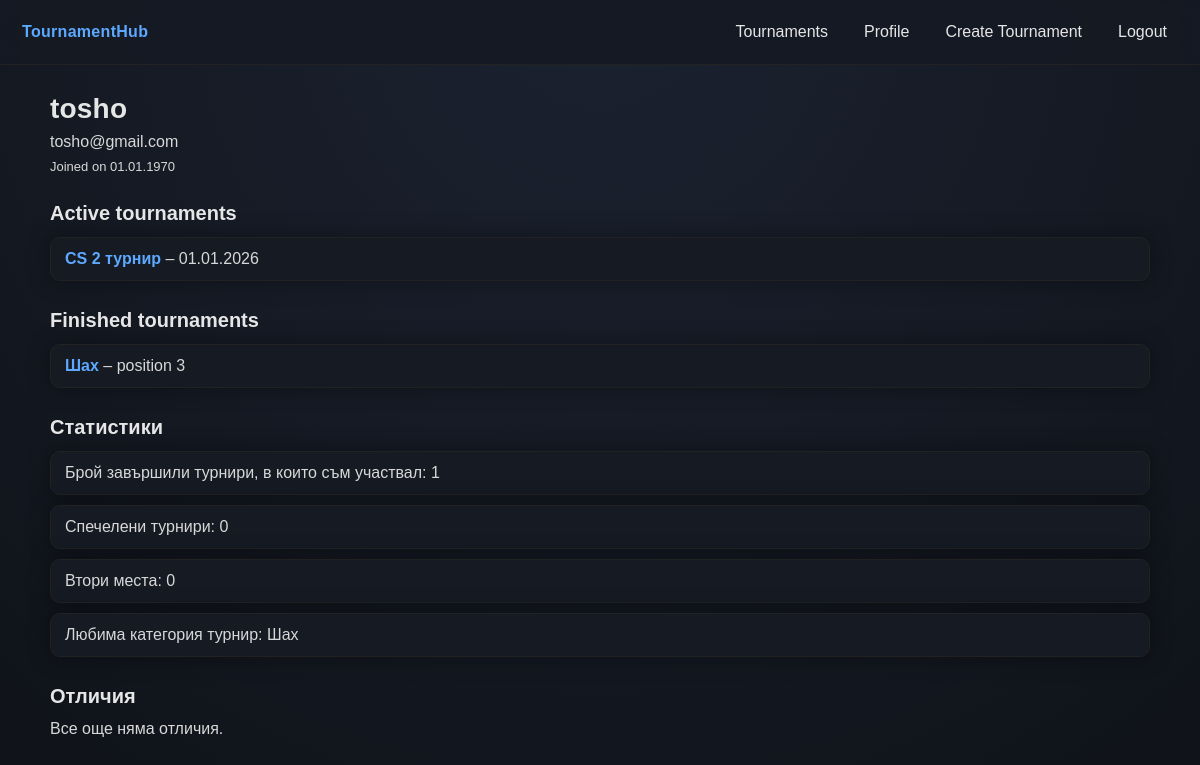
The page /user.php (signed in) on the database its author committed.
### tables this page shows
CREATE TABLE User (
    id INT UNSIGNED AUTO_INCREMENT PRIMARY KEY,
    username VARCHAR(63) NOT NULL UNIQUE,
    email VARCHAR(255) NOT NULL UNIQUE,
    password_hash VARCHAR(255) NOT NULL,
    description VARCHAR(255),
    created_at TIMESTAMP DEFAULT CURRENT_TIMESTAMP
);

CREATE TABLE Tournament (
    id INT UNSIGNED AUTO_INCREMENT PRIMARY KEY,
    name VARCHAR(63) NOT NULL,
    description VARCHAR(255),
    category VARCHAR(63),
    start_datetime DATETIME NOT NULL,
    end_datetime DATETIME NOT NULL,
    status ENUM('upcoming', 'ongoing', 'finished') NOT NULL DEFAULT 'upcoming',
    capacity INT UNSIGNED NOT NULL,
    spots_taken INT UNSIGNED NOT NULL DEFAULT 0, 
    is_team_based BOOLEAN NOT NULL,
    creator_user_id INT UNSIGNED NOT NULL,
    CONSTRAINT fk_tournament_creator
        FOREIGN KEY (creator_user_id)
        REFERENCES User(id)
        ON DELETE CASCADE
        ON UPDATE CASCADE 
);

CREATE TABLE Participates (
    user_id INT UNSIGNED NOT NULL,
    tournament_id INT UNSIGNED NOT NULL,
    team_name VARCHAR(63) NOT NULL,
    result_position INT UNSIGNED DEFAULT NULL,
    joined_at TIMESTAMP DEFAULT CURRENT_TIMESTAMP,
    PRIMARY KEY(user_id, tournament_id),
    CONSTRAINT fk_tournament_id
        FOREIGN KEY (tournament_id)
        REFERENCES Tournament(id)
        ON DELETE CASCADE
        ON UPDATE CASCADE,
    CONSTRAINT fk_user_id
        FOREIGN KEY (user_id)
        REFERENCES User(id)
        ON DELETE CASCADE
        ON UPDATE CASCADE     
);

### user.php (the view, shortened to what this page needs)
<?php
require "db.php";
$userId = $_SESSION['user_id'] ?? null;
$stmt = mysqli_prepare(
    $conn,
    "SELECT username, email, description, created_at
     FROM User
     WHERE id = ?"
);
mysqli_stmt_bind_param($stmt, "i", $userId);
mysqli_stmt_execute($stmt);
$result = mysqli_stmt_get_result($stmt);
$user = mysqli_fetch_assoc($result);
$stmt = mysqli_prepare(
    $conn,
    "SELECT t.id, t.name, t.start_datetime
     FROM Tournament t
     JOIN Participates p ON p.tournament_id = t.id
     WHERE p.user_id = ?
       AND t.status != 'finished'"
);
mysqli_stmt_bind_param($stmt, "i", $userId);
mysqli_stmt_execute($stmt);
$result = mysqli_stmt_get_result($stmt);
$activeTournaments = [];
while ($row = mysqli_fetch_assoc($result)) {
    $activeTournaments[] = $row;
}
$stmt = mysqli_prepare(
    $conn,
    "SELECT t.id, t.name, t.category, p.result_position
     FROM Tournament t
     JOIN Participates p ON p.tournament_id = t.id
     WHERE p.user_id = ?
       AND t.status = 'finished'"
);
mysqli_stmt_bind_param($stmt, "i", $userId);
mysqli_stmt_execute($stmt);
$result = mysqli_stmt_get_result($stmt);
$finishedTournaments = [];
while ($row = mysqli_fetch_assoc($result)) {
    $finishedTournaments[] = $row;
}
?>
<!DOCTYPE html>
<html lang="bg">
<head>
    <link rel="stylesheet" href="style.css">
</head>
<body>
<header class="navbar">
    <div class="logo"><a href="home.php">TournamentHub</a></div>
    <nav>
        <a href="home.php">Tournaments</a>
        <a href="user.php">Profile</a>
        <a href="create_tournament.php">Create Tournament</a>
        <a href="handlers/logout_handler.php">Logout</a>
    </nav>
</header>
<main class="container">
    <h1><?= htmlspecialchars($user['username']) ?></h1>
    <p><?= htmlspecialchars($user['email']) ?></p>
    <p class="meta">Joined on <?= date("d.m.Y", strtotime($user['created_at'])) ?></p>
    <h2>Active tournaments</h2>
    <?php if (empty($activeTournaments)): ?>
        <p>No active tournaments.</p>
    <?php else: ?>
        <ul>
            <?php foreach ($activeTournaments as $t): ?>
                <li>
                    <a href="tournament.php?id=<?= (int)$t['id'] ?>">
                        <?= htmlspecialchars($t['name']) ?>
                    </a>
                    – <?= date("d.m.Y", strtotime($t['start_datetime'])) ?>
                </li>
            <?php endforeach; ?>
        </ul>
    <?php endif; ?>
    <h2>Finished tournaments</h2>
    <?php if (empty($finishedTournaments)): ?>
        <p>No finished tournaments.</p>
    <?php else: ?>
        <ul>
            <?php foreach ($finishedTournaments as $t): ?>
                <li>
                    <a href="tournament.php?id=<?= (int)$t['id'] ?>">
                        <?= htmlspecialchars($t['name']) ?>
                    </a>
                    – position <?= htmlspecialchars((string)$t['result_position']) ?>
                </li>
            <?php endforeach; ?>
        </ul>
    <?php endif; ?>
    <?php
    $stats = [
        'participated' => count($finishedTournaments),
        'wins' => 0,
        'runner_ups' => 0,
        'position_7' => 0.
    ];
   $badges = [];
    $categoryCount = [];
    foreach ($finishedTournaments as $t) {
        $cat = $t['category'] ?? 'Няма категория';
        if (!isset($categoryCount[$cat])) {
            $categoryCount[$cat] = 0;
        }
        $categoryCount[$cat]++;
    }
    $favoriteCategory = null;
    if (!empty($categoryCount)) {
        arsort($categoryCount);
        $favoriteCategory = array_key_first($categoryCount);
    }
    ?>
    <h2>Статистики</h2>
    <ul>
        <li>Брой завършили турнири, в които съм участвал: <?= $stats['participated'] ?></li>
        <li>Спечелени турнири: <?= $stats['wins'] ?></li>
        <li>Втори места: <?= $stats['runner_ups'] ?></li>
        <li>Любима категория турнир: <?= htmlspecialchars($favoriteCategory ?? 'Няма') ?></li>
    </ul>
    <h2>Отличия</h2>
    <?php if (empty($badges)): ?>
        <p>Все още няма отличия.</p>
    <?php endif; ?>
</main>
</body>
</html>

### style.css (style rules this page uses)
:root { --bg1:#1b2230; --bg2:#0f1218; --text:#e6e6e6; --muted:#aaa; --card:#151a23; --border:#222; --primary:#5da9ff; --primaryHover:#7bbcff; --shadow: 0 0 40px rgba(0,0,0,.55); }
* { box-sizing:border-box; font-family: Arial, sans-serif; }
body { margin:0; min-height:100vh; background: radial-gradient(circle at top, var(--bg1), var(--bg2)); color:var(--text); }
a { color:var(--primary); text-decoration:none; }
.navbar { position: sticky; top: 0; z-index: 10; display:flex; align-items:center; justify-content:space-between; padding: 14px 22px; background: rgba(21,26,35,.92); border-bottom: 1px solid var(--border); backdrop-filter: blur(8px); }
.navbar .logo { font-weight: 800; letter-spacing: .3px; color: var(--primary); user-select:none; }
.logo > a { text-decoration: none; }
.navbar nav { display:flex; align-items:center; gap:14px; }
.navbar nav a { color: var(--text); text-decoration:none; padding: 8px 10px; border-radius: 8px; border: 1px solid transparent; }
.container { width: min(1100px, calc(100% - 40px)); margin: 0 auto; padding: 28px 0 46px; }
.container h1 { margin: 0 0 6px; font-size: 28px; letter-spacing: .2px; }
.container h2 { margin: 28px 0 12px; font-size: 20px; font-weight: 700; }
.container p { color: #d8d8d8; margin: 8px 0; }
.meta { color: var(--muted); font-size: 13px; }
ul { padding-left: 0; list-style: none; margin: 10px 0 0; }
ul li { background: var(--card); border: 1px solid var(--border); border-radius: 10px; padding: 12px 14px; margin-bottom: 10px; box-shadow: 0 0 22px rgba(0,0,0,.35); color: #d8d8d8; }
ul li a { font-weight: 800; text-decoration:none; }

### rows shown on the page
user: username "tosho", email "tosho@gmail.com", created_at "01.01.1970"
tournament: name "CS 2 турнир", start_datetime "01.01.2026"
participates: tournament.name "Шах", result_position "3"

### other values the page prints
$stats['participated'] "1"
$stats['wins'] "0"
$stats['runner_ups'] "0"
$favoriteCategory "Шах"
